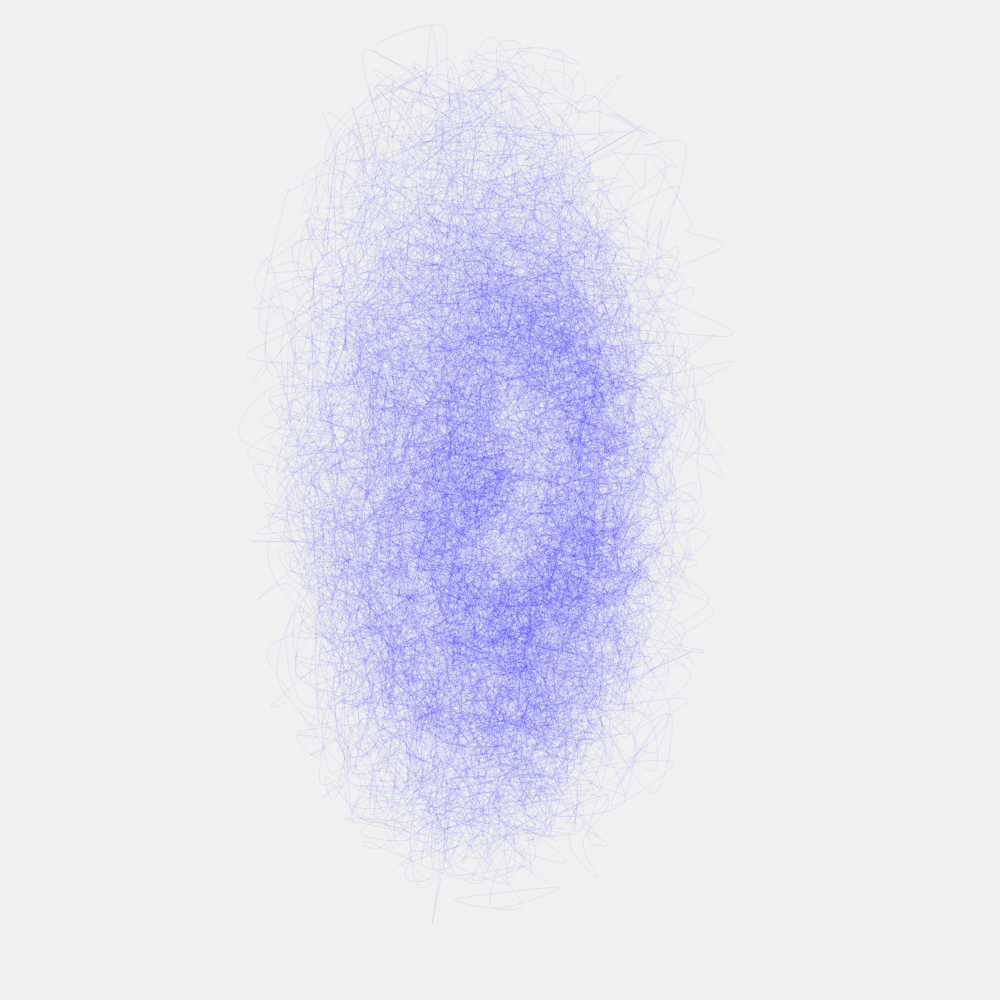
Frame 1 (no input)
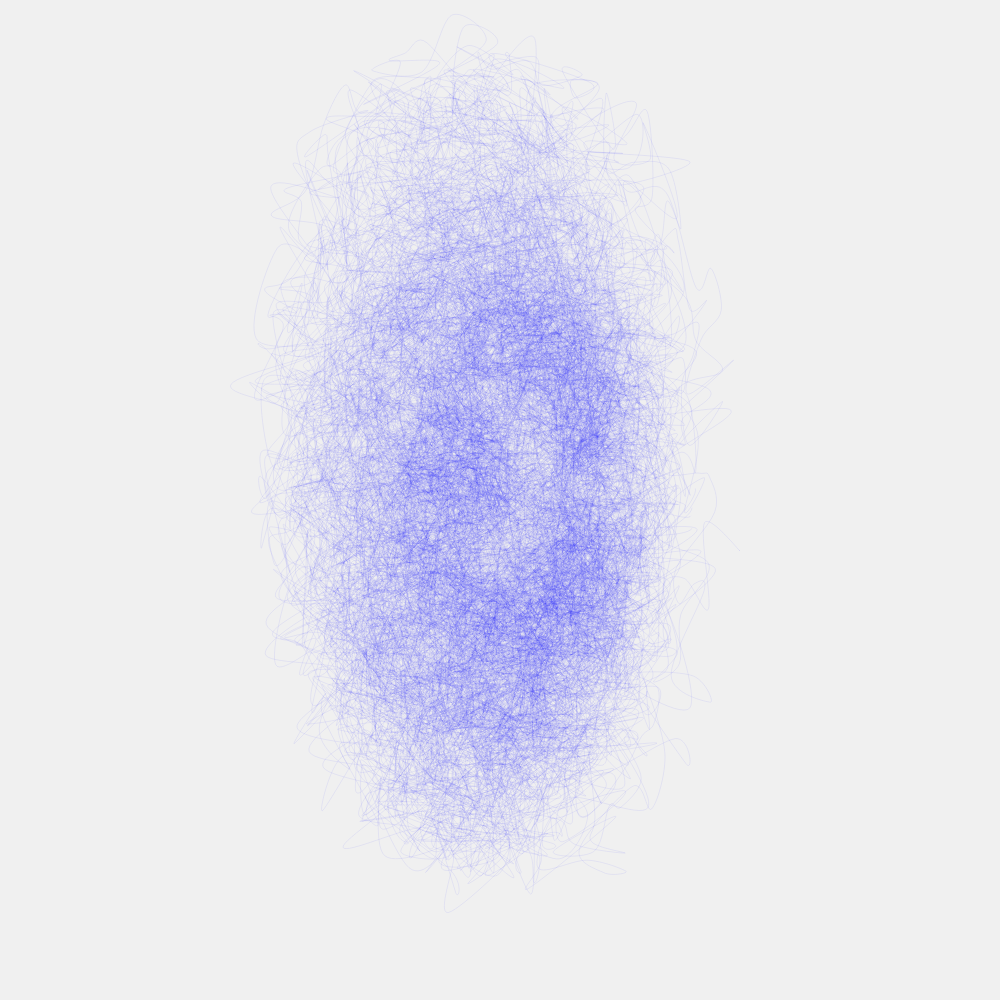
Frame 2 (the mouse pressed at the canvas centre, redrawn once)

The p5.js sketch that drew these frames (run headless with seeded random() and noise() and a simulated clock; the mouse was pressed at the canvas centre and the sketch redrawn once):

// p5.js sketch
// ── sketch.js
let points = [];

function setup() {
  createCanvas(1000, 1000);



}

function draw() {
  background(240);
  // let col = color(0, 150, 255, 45);
  let col = color(0, 0, 255, 15);
  // let col = color(242, 92, 5, 40);
  noStroke();
  let radius = 400; 

  fill(red(col), green(col), blue(col), 7);
  // ellipse(width / 2, height / 2, radius, radius + 300);


  let noiseMax = .5;
  let rMax =radius - 100;
  let rMin = -70;
  let amt = 100;
  for (let i = 0; i < amt; i++) {
    beginShape();

    for (let a = 0; a <= TAU*2; a += radians(4)) {
      let xoff = map(cos(a), -1, 1, 0, noiseMax);
      let yoff = map(sin(a), -1, 1, 0, noiseMax);
      // let r = width / 2;
      let n = noise(xoff + i * 12345, yoff + i * 12345);
      let r = map(n, 0, 1, rMin, rMax);
      let transX = map(noise(xoff + a * random(12345), yoff + a * random(12345)), 0, 1, -100, 100);
      let transY = map(noise(xoff + a * random(12345), yoff + a * random(12345)), 0, 1, -100, 100);
      let x = (width / 2) + transX + r * cos(a);
      let y = height / 2 + transY + r*2 * sin(a);
      noFill();
      stroke(col);
      curveVertex(x, y)
    }
    endShape();

  }


  noLoop();

}
